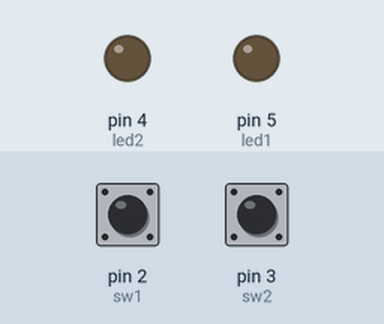
A sketch run on a simulated Arduino Uno, built with avr-gcc and run on an emulated ATmega328P. Parts: output pins drawn as LEDs (lit = HIGH). The test bench sets the inputs (shaded band); at power-on: pin 2 (sw1) HIGH, pin 3 (sw2) HIGH.

Above: at 1.2 s.
1.3 s: pin 2 (sw1) pulled LOW for 0.15 s
At 1.7 s:
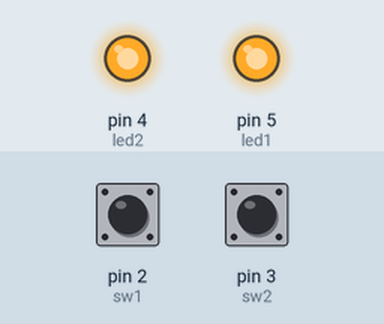
2.9 s: pin 3 (sw2) pulled LOW for 0.15 s
At 4.1 s:
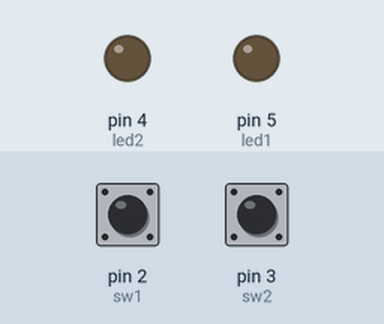
4.5 s: pin 2 (sw1) pulled LOW for 1 s
At 5.4 s:
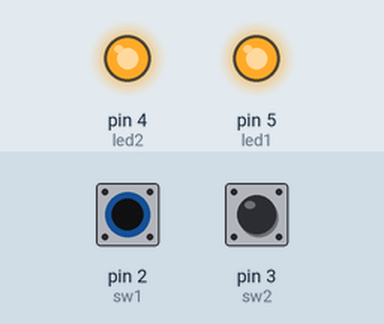
7.0 s: pin 2 (sw1) driven LOW and pin 3 (sw2) driven LOW
At 7.5 s:
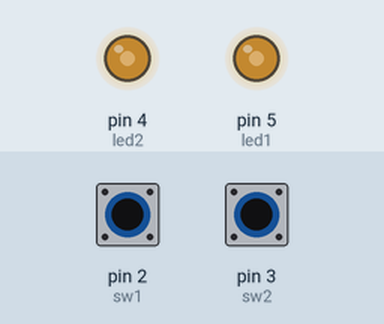
8.5 s: pin 3 (sw2) driven HIGH
At 9.4 s:
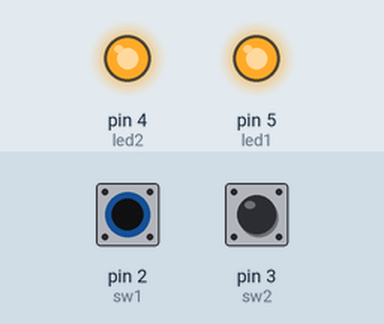
Timing chart, 0 to 11.0 s (numbered marks = the images above; inputs shaded):
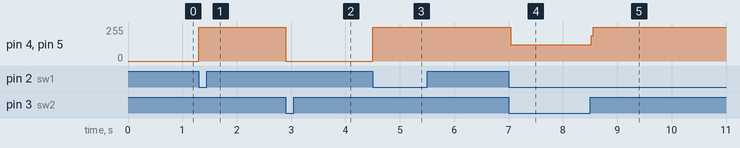

The sketch:

Code.ino
```cpp
// Sw1 is pressed both led should turn ON
// Sw2 is pressed both led should turn OFF
int sw1 = 2;
int sw2 = 3;
int led1 = 5;
int led2 = 4;
void setup(){
  pinMode(sw1,INPUT_PULLUP);
  pinMode(sw2,INPUT_PULLUP);
  pinMode(led1,OUTPUT);
  pinMode(led2,OUTPUT);
}
void loop(){
  if(digitalRead(sw1) == LOW){
    digitalWrite(led1,HIGH);
    digitalWrite(led2,HIGH);

  }
  if(digitalRead(sw2) == LOW){
    digitalWrite(led1,LOW);
    digitalWrite(led2,LOW);
  }
}
```

Measured:
- after the input at 1.3 s, pin 4 (led2), pin 5 (led1): 0/255 → 255/255 at once
- after the input at 2.9 s, pin 4 (led2), pin 5 (led1): 255/255 → 0/255 at once
- after the input at 4.5 s, pin 4 (led2), pin 5 (led1): 0/255 → 255/255 at once
- after the input at 7.0 s, pin 4 (led2), pin 5 (led1): 255/255 → 123/255 at once
- after the input at 8.5 s, pin 4 (led2), pin 5 (led1): 123/255 → 255/255 at once
